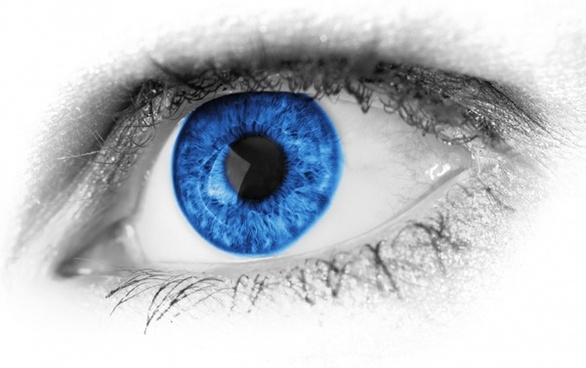
#> input picture Open cv project/Feature Matching/eye.jpg, 586 x 368 px
$ python 'BFMatcher in sift usig knn.py'
#> lines starting #> are read from the running program, lines starting #| are printed output that depends on the picture
import cv2

img1=cv2.imread('eye.jpg',cv2.IMREAD_COLOR); #Image read in color
#> img1 is the input picture: shape (368, 586, 3); mean B, G, R 200.2, 194.3, 189.5
img2=cv2.imread('eye_rotate.jpg',cv2.IMREAD_COLOR); #Image read in color
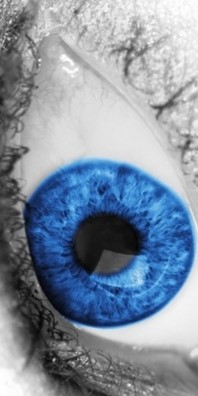
#> input picture Open cv project/Feature Matching/eye_rotate.jpg, 198 x 396 px
#> img2 is the input picture: shape (396, 198, 3); mean B, G, R 160.5, 144.2, 131
img1_gray=cv2.cvtColor(img1,cv2.COLOR_BGR2GRAY); #convert color of image from bgr2gray
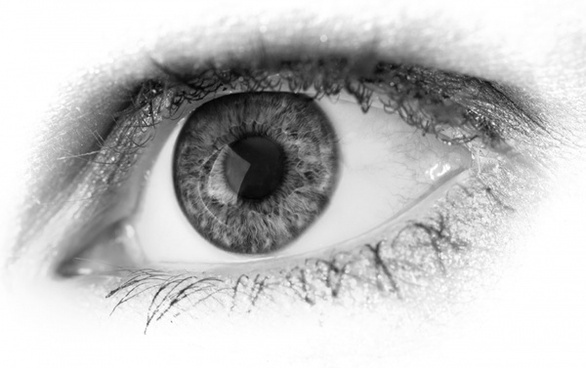
#> img1_gray: shape (368, 586); min 1, max 255, mean 193.5
img2_gray=cv2.cvtColor(img2,cv2.COLOR_BGR2GRAY); #convert color of image from bgr2gray
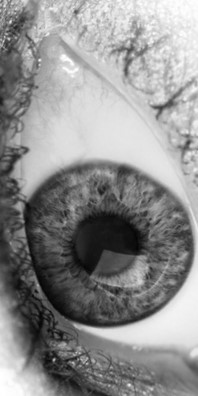
#> img2_gray: shape (396, 198); min 2, max 255, mean 142.1

#==>Using the sift algorithm
sift=cv2.SIFT_create(); #create a sift object
kp1,des1=sift.detectAndCompute(img1_gray,None); #detect and compute keypoints and descriptors in image
#> kp1 = 1303 keypoints; strongest (x, y, size): (154, 91, 2), (157, 293, 1.9), (182, 291, 2.7), (477, 118, 1.9)
kp2,des2=sift.detectAndCompute(img2_gray,None); #detect and compute keypoints and descriptors in image
#> kp2 = 870 keypoints; strongest (x, y, size): (54, 360, 2), (9, 39, 1.9), (129, 385, 2.2), (123, 171, 10.5)

bfm=cv2.BFMatcher(); #create a brute-force matcher
matches=bfm.knnMatch(des1,des2,k=2); #knnMatch descriptors toghether
#> matches = 1303 matches
good=[]; #Python list declration

for m,n in matches:
    if m.distance<0.07*n.distance:
        good.append([m]); #append value to list
#> after the loop, good = 15 matches

res=cv2.drawMatchesKnn(img1,kp1,img2,kp2,good,None); #drawMatchesKnn on images
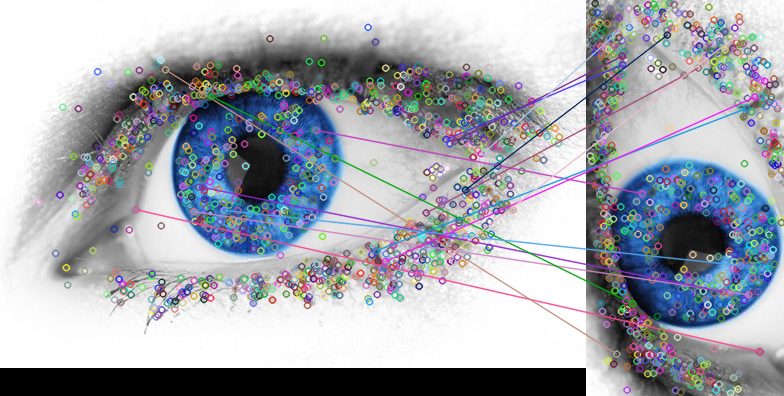
#> res: shape (396, 784, 3); mean B, G, R 176.4, 169, 165.4

cv2.namedWindow('BFM.knn ON SIFT',cv2.WINDOW_NORMAL); #create a named windlow
cv2.imshow('BFM.knn ON SIFT',res); #Image show

if cv2.waitKey(0)&0xFF==ord('q'):
#> (key q is pressed here)
    cv2.destroyWindow('BFM.knn ON SIFT'); #destroy window
